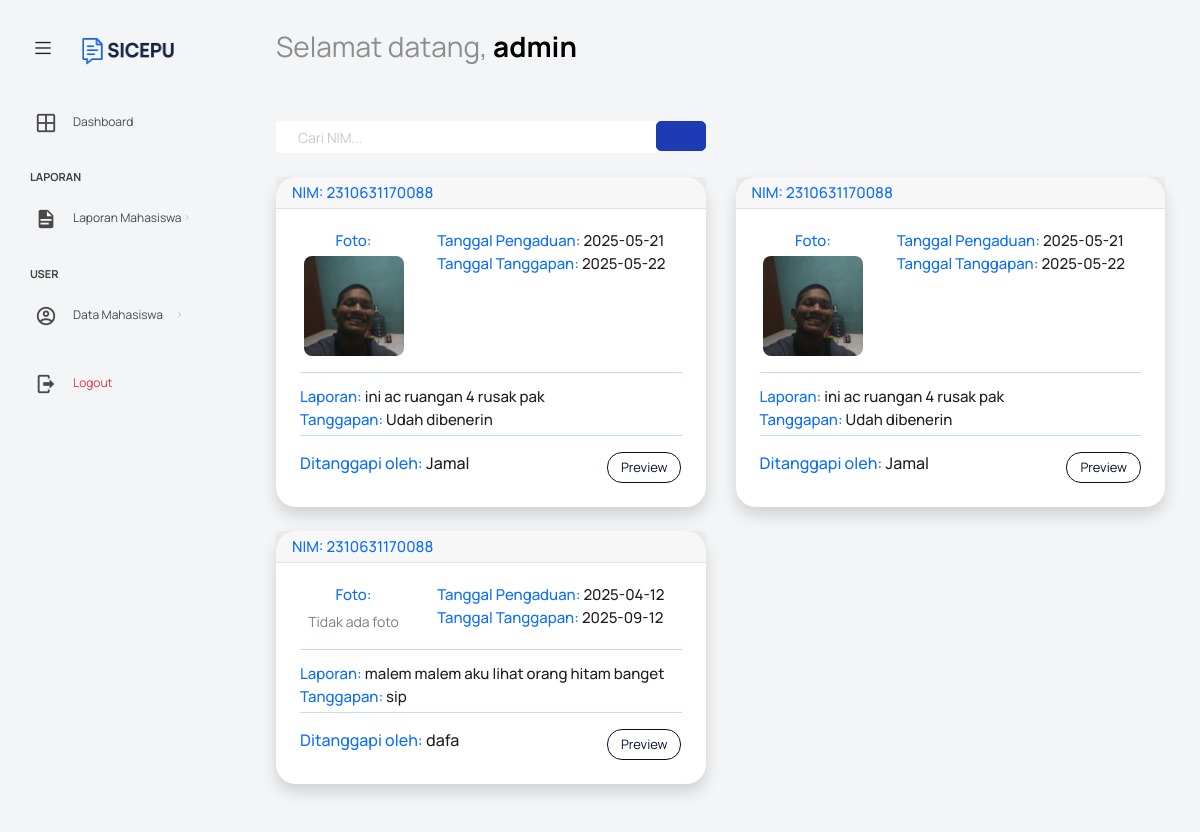
/src/admin/generate.php (signed in), run on the app's committed database.
### tables this page shows
CREATE TABLE `tanggapan` (
  `id_tanggapan` int(11) NOT NULL,
  `id_pengaduan` int(11) NOT NULL,
  `tgl_tanggapan` date NOT NULL,
  `tanggapan` text NOT NULL,
  `id_petugas` int(11) NOT NULL,
  `rating` int(1) DEFAULT NULL
);

CREATE TABLE `pengaduan` (
  `id_pengaduan` int(11) NOT NULL,
  `tgl_pengaduan` date NOT NULL,
  `nim` varchar(16) NOT NULL,
  `isi_laporan` text NOT NULL,
  `foto` varchar(255) NOT NULL,
  `status` enum('terkirim','proses','selesai') NOT NULL,
  `disposisi` varchar(255) NOT NULL
);

CREATE TABLE `petugas` (
  `id_petugas` int(11) NOT NULL,
  `nama_petugas` varchar(35) NOT NULL,
  `username` varchar(25) NOT NULL,
  `password` varchar(32) NOT NULL,
  `telp` varchar(13) NOT NULL,
  `posisi` varchar(255) NOT NULL
);

### src/admin/generate.php (the view, shortened to what this page needs)
<?php
require '../../public/app.php';
include '../layout/header.php';
include '../layout/nav.php';
$search_nim = '';
if (isset($_GET['search_nim'])) {
    $search_nim = $_GET['search_nim'];
    $query = "SELECT * FROM ((tanggapan
                INNER JOIN pengaduan ON tanggapan.id_pengaduan = pengaduan.id_pengaduan)
                INNER JOIN petugas ON tanggapan.id_petugas = petugas.id_petugas)
              WHERE pengaduan.nim LIKE '%$search_nim%'
              ORDER BY pengaduan.tgl_pengaduan DESC";
} else {
    $query = "SELECT * FROM ((tanggapan
                INNER JOIN pengaduan ON tanggapan.id_pengaduan = pengaduan.id_pengaduan)
                INNER JOIN petugas ON tanggapan.id_petugas = petugas.id_petugas)
              ORDER BY pengaduan.tgl_pengaduan DESC";
}
$result = mysqli_query($conn, $query);
?>
<div class="container-fluid page-body-wrapper">
  <?php include '../layout/sidebar_admin.php'; ?>
  <div class="main-panel">
    <div class="content-wrapper">
      <div class="row mb-3">
        <div class="col-12 col-sm-8 col-md-6">
          <form class="form-inline" method="GET" action="">
            <div class="input-group w-100">
              <input
                type="text"
                name="search_nim"
                class="form-control bg-gray-300 border-0 small"
                placeholder="Cari NIM..."
                aria-label="Search"
                aria-describedby="basic-addon2"
                value="<?= htmlspecialchars($search_nim); ?>">
              <div class="input-group-append">
                <button class="btn btn-primary" type="submit">
                </button>
              </div>
            </div>
          </form>
        </div>
      </div>
      <div class="row mt-4">
        <?php while ($row = mysqli_fetch_assoc($result)) : ?>
          <div class="col-12 col-md-6 d-flex align-items-stretch mb-4">
            <div class="card shadow w-100" data-aos="fade-up">
              <div class="card-header">
                <h6 class="m-0 font-weight-bold text-primary">NIM: <?= htmlspecialchars($row['nim']); ?></h6>
              </div>
              <div class="collapse show" id="generate">
                <div class="card-body d-flex flex-column">
                  <div class="row">
                    <div class="col-12 col-sm-4 text-center mb-3 mb-sm-0">
                      <h6 class="text-primary font-weight-bold mb-2">Foto:</h6>
                      <?php if ($row['foto']): ?>
                        <img src="../../uploads/<?= htmlspecialchars($row['foto']); ?>" alt="Foto Laporan" class="img-fluid rounded report-img" style="max-width: 100px; cursor: pointer;">
                      <?php else: ?>
                        <small class="text-muted">Tidak ada foto</small>
                      <?php endif; ?>
                    </div>
                    <div class="col-12 col-sm-8">
                      <h6><span class="text-primary font-weight-bold">Tanggal Pengaduan:</span> <?= htmlspecialchars($row['tgl_pengaduan']); ?></h6>
                      <h6><span class="text-primary font-weight-bold">Tanggal Tanggapan:</span> <?= htmlspecialchars($row['tgl_tanggapan']); ?></h6>
                    </div>
                  </div>
                  <hr class="bg-primary">
                  <h6><span class="text-primary font-weight-bold">Laporan:</span> <?= nl2br(htmlspecialchars($row['isi_laporan'])); ?></h6>
                  <h6><span class="text-primary font-weight-bold">Tanggapan:</span> <?= nl2br(htmlspecialchars($row['tanggapan'])); ?></h6>
                  <hr class="bg-primary mt-auto">
                  <div class="row align-items-center">
                    <div class="col-8">
                      <h5><span class="text-primary font-weight-bold">Ditanggapi oleh:</span> <?= htmlspecialchars($row['nama_petugas']); ?></h5>
                    </div>
                    <div class="col-4 d-flex justify-content-end">
                      <a href="preview.php?id_tanggapan=<?= htmlspecialchars($row['id_tanggapan']); ?>" class="btn btn-outline-primary btn-sm">Preview</a>
                    </div>
                  </div>
                </div>
              </div>
            </div>
          </div>
        <?php endwhile; ?>
      </div>
    <?php include '../layout/footer.php'; ?>
<?php include '../layout/scripts.php'; ?>

### data on the page
tanggapan: id_pengaduan.nim "2310631170088", id_pengaduan.foto (picture), id_pengaduan.tgl_pengaduan "2025-05-21", tgl_tanggapan "2025-05-22", id_pengaduan.isi_laporan "ini ac ruangan 4 rusak pak", tanggapan "Udah dibenerin", id_petugas.nama_petugas "Jamal"
tanggapan: id_pengaduan.nim "2310631170088", id_pengaduan.foto (picture), id_pengaduan.tgl_pengaduan "2025-05-21", tgl_tanggapan "2025-05-22", id_pengaduan.isi_laporan "ini ac ruangan 4 rusak pak", tanggapan "Udah dibenerin", id_petugas.nama_petugas "Jamal"
tanggapan: id_pengaduan.nim "2310631170088", shows "Tidak ada foto", id_pengaduan.tgl_pengaduan "2025-04-12", tgl_tanggapan "2025-09-12", id_pengaduan.isi_laporan "malem malem aku lihat orang hitam banget", tanggapan "sip", id_petugas.nama_petugas "dafa"

### other printed values
$namaTampil "admin"
